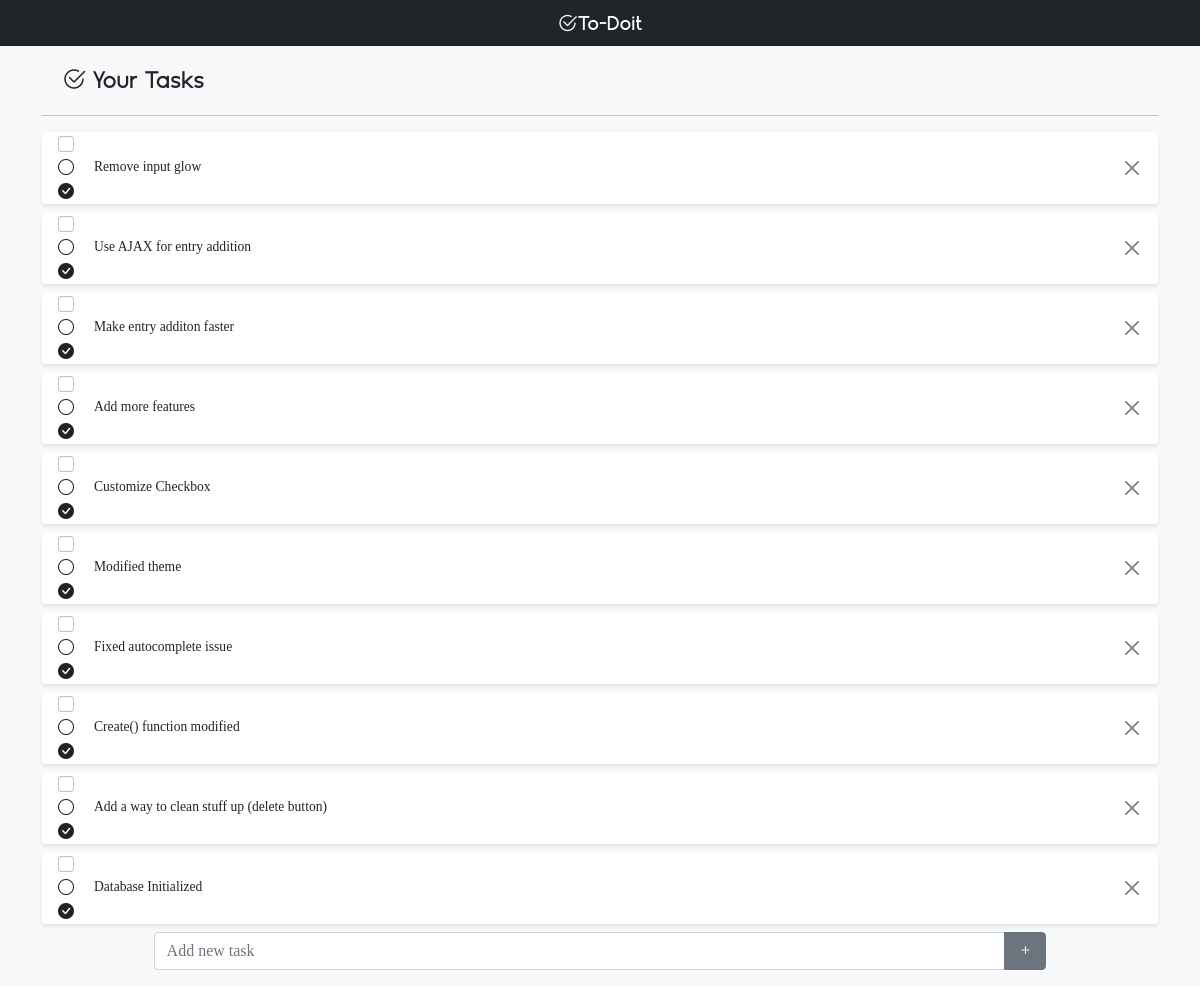
The page / on the database its author committed.
### tables this page shows
CREATE TABLE todos (
    id INTEGER PRIMARY KEY AUTOINCREMENT,
    time TIMESTAMP NOT NULL DEFAULT CURRENT_TIMESTAMP,
    content TEXT NOT NULL
);

### app.py (the view)
@app.route('/', methods =["GET", "POST"])
def index():
    conn = get_db_connection()
    todos = conn.execute('SELECT * FROM todos').fetchall()
    todos = reversed(todos)
    conn.close()
    return render_template('index.html',todos=todos, datetime=datetime)

### app.py (called while the page is built)
def get_db_connection():
    conn = sqlite3.connect('database.db')
    conn.row_factory = sqlite3.Row
    return conn

### templates/index.html
{% extends 'base.html' %}
{% block content %}
    {% for entry in todos %}
        <div id="{{ entry['id'] }}" class="card mb-2 border-0">
            <li class="list-group-item py-0 border-0 d-flex justify-content-between align-items-center">
    	    	<div class="pretty p-icon p-toggle p-plain">
                    <input class="form-check-input me-1" type="checkbox" value="" aria-label="...">
                    <div class="state p-off">
                        <i class="bi bi-circle"></i>
                    </div>
                    <div class="state p-on">
                        <i class="bi bi-check-circle-fill"></i>
                    </div>
                </div>
                <div class="card-body lh-sm">{{ entry['content'] }}</div>
                <button id="{{ entry['id'] }}" type="button" class="btn btn-sm btn-close" aria-label="Close"></button>
            </li>
        </div>
    {% endfor %}
{% endblock %}

### templates/base.html (shortened to what this page needs)
<!doctype html>
<html lang="en">
  <head>
    <link rel="stylesheet" href="https://cdn.jsdelivr.net/npm/bootstrap@5.0.2/dist/css/bootstrap.min.css">
    <link rel="stylesheet" href="https://cdn.jsdelivr.net/npm/pretty-checkbox@3.0/dist/pretty-checkbox.min.css">
    <link rel="stylesheet" href="https://cdn.jsdelivr.net/npm/bootstrap-icons@1.9.1/font/bootstrap-icons.css">
    <link rel="stylesheet" href="{{ url_for('static',filename='style.css') }}" type="text/css">
  </head>
  <body>
	<nav class="navbar sticky-top navbar-dark bg-dark">
    	<div class="container">
        <a class="navbar-brand logotype py-0 mx-auto" href="#">
            <i class="bi bi-check2-circle"></i>To-Doit
        </a>
  	  </div>
	</nav>
	<div class="content container">
    <h1 class="header text-left"><i class="bi bi-check2-circle"></i> Your Tasks</h1>
    <hr>
    <ul class="list-group">
        {% block content %} {% endblock %}
        <form id="add_task" method="POST" class="fixed-bottom-group">
	        <div class="input-group mb-3">
		        <input id="task_input" type="text" name="new_task" autocomplete="off" class="form-control" placeholder="Add new task">
		        <button class="btn btn-secondary" type="submit"><i class="bi bi-plus"></i></button>
	        </div>
	    </form>
	</ul>
	</div>
  </body>
</html>

### static/style.css (style rules this page uses)
body { background-color: #f8f9fa; font-size: 100%; }
.logotype { font-family: 'Geomatrix'; }
.header { font-family: 'Geomatrix'; font-size: 1.5em; margin: 20px; }
.content { font-family: 'Roundy'; margin: auto; }
.fixed-bottom-group { position:sticky; bottom:0; left:0; right:0; width:80%; margin:auto; }
.card { background-color: rgba(255,255,255,0.95); box-shadow: 0 2px 4px 0 rgba(0, 0, 0, 0.095); }
.list-group-item { background-color: rgba(0,0,0,0); }
.card-body { font-size: 0.85em; }

### rows shown on the page
todos: content "Remove input glow"
todos: content "Use AJAX for entry addition"
todos: content "Make entry additon faster"
todos: content "Add more features"
todos: content "Customize Checkbox"
todos: content "Modified theme"
todos: content "Fixed autocomplete issue"
todos: content "Create() function modified"
todos: content "Add a way to clean stuff up (delete button)"
todos: content "Database Initialized"
